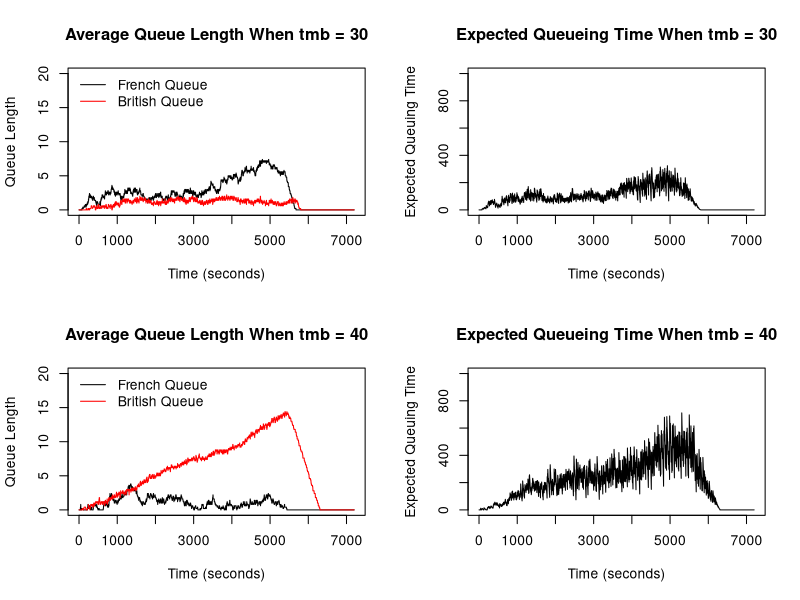

This figure's R source:
## Group 25
## Frans : s2591760
## Daiki : s2547603
## Nathan : s2524152


## Contribution to this project
## Frans (%):  Daiki (%):  Nathan (%): 


#######################################################################################################################


qsim <- function(mf=5,mb=5,a.rate=.1,trb=40,trf=40,tmb=30,tmf=30,maxb=20){
  
  # Initialize state variables: these values correspons to time t = 0
  
  # each column of french_arrivals represents number of car arriving 
  # at each French station at the beginning of time t
  french_arrivals <- rep(0,mf)

  # each column of french_queues represents the number of cars waiting 
  # at each French station's queue at the beginning of time t
  french_queues <- rep(0,mf)

  # each column of french_time represents the service time left for a customer
  # at each French station at the beginning of time t
  french_times <- rep(0,mf)

  # each column of french_busy indicates whether each 
  # French station is busy (1) or not (0) at the beginning of time t
  french_busy <- rep(0,mf)

  # each column of french_exit indicates whether there's an exit (1) or not (1)
  # at each station at the end of time t/beginning of time t+1 
  french_exit <- rep(0,mf)

  # each column of french_stuck indicates whether there's a car stuck at 
  # the corresponding station (1) or not (0) at the end of time t/
  # beginning of time t+1. 
  french_stuck <- rep(0,mf)

  # Do the same for the British queues and time
  british_arrivals <- rep(0,mb)

  
  british_queues <- rep(0,mb)

  
  british_times <- rep(0,mb)

  
  british_busy <- rep(0,mb)

  
  british_exit <- rep(0,mb)

  
  
  # each column of british_available indicates whether each station is 
  # available (1) or not (0) at the end of time t/beginning of t+1 
  # for containing a car arriving from the French's exit
  british_available <- rep(1,mb)

  
  # which stations are available?
  available_station <- which(british_available == 1)
  
  #Initialize the empty vectors 
  nf <- numeric()
  nb <- numeric()
  eq <- numeric() 
  
  for (t in 1:7200) {
    # Reset number of arrivals for both British and French at the start of loop
    french_arrivals <- rep(0,mf)
    british_arrivals <- rep(0,mf)
    
    # Start from the british stations
    
    # update british arrivals at time t
    
    # arrivals depends on french_exit at t-1
    # if a car manages to exit at t-1, it already checked the availability of 
    # British stations
    ########################################################################################################
    
    # number of arrivals
    british_num_arrivals <- sum(french_exit)
    
    if (british_num_arrivals > 0){
      
      # number of busy British stations
      num_british_busy <- sum(british_busy)
      
      for (i in 1:british_num_arrivals){
        if (num_british_busy < 5) {
          # go to the station that is not busy
          # if station is not busy at t-1, it's available at t
          go_here <- available_station[which.min(british_busy[available_station])]
          british_arrivals[go_here] <- 1
          # remove the chosen station from choices of available station
          available_station <- available_station[!available_station == go_here]
          # the chosen station is now busy to serve the new car
          num_british_busy <- num_british_busy + 1
        }
        else{
          # only consider the minimum queue from stations that are available
          # minimum queue length at time t-1
          
          # which available station has the minimum queue?
          # first extract the british queues that are available
          # then find the index of the extracted stations with the minimum queue
          # finally index available_station to get the original index of the
          # available station with the minimum queue length to go
          go_here <- available_station[which.min(british_queues[available_station])]
          
          # enter one available station with minimum queue 
          british_arrivals[go_here] <- 1
          
          # remove the chosen station from the choices of available station
          available_station <- available_station[!available_station == go_here]
        }
      }
    }
    
    
    
    # update British station busy state to values at time t
    
    # a British station is busy at time t if:
    # (1) the service time left at t-1 is more than 1 second 
    #     (i.e, still need to serve at time t)
    # (2) there's a customer waiting in queue at t-1 ready to be served
    # (3) a customer arrives exactly at time t
    for (i in 1:mb){
      if (british_times[i] > 1 || british_queues[i] > 0 || british_arrivals[i] == 1){
        british_busy[i] <- 1
      }
      # otherwise, the station is not busy
      else{
        british_busy[i] <- 0
      }
    }
    
    # update British queues length to values at time t
    for (i in 1:mb){
      
      # a British station's queue length changes when:
      # (1) if a station is busy at time t-1 (service time at t-1 > 1) 
      #     then add number of arrivals at time t to the queue's length at time t-1.
      # notice that these conditions allow a car who arrives exactly at time t
      # without any queue to go straight into the station without having to queue
      if (british_times[i] > 1){
        british_queues[i] <- british_queues[i] + british_arrivals[i]
      }
      
      # (2) if there's an exit recorded at time t-1 then reduce the length of the
      #     queue by the number of exit and add the arrivals at time t to the 
      #     queue length at time t-1
      else if (british_exit[i] == 1){
        british_queues[i] <- max(0,british_queues[i] - british_exit[i] + british_arrivals[i])
      }
      
      # update British service time
      
      # a British station's service time changes when:
      # (1) if the service time at t-1 > 1 then reduce that by one since
      #     time has progressed by one second after each iteration
      if (british_times[i] > 1){
        british_times[i] <- british_times[i] - 1
      }
      
      # (2) else if the station at time t is busy because of a new customer 
      #     arriving at time t and go straight to the station because 
      #     it is still serving previous customer (first if condition)) 
      #     then generate a new service time following uniform(tmb, tmb+trb)
      else if (british_busy[i] == 1){
        british_times[i] <- round(runif(1, tmb, tmb+trb),0)
      }
      
      # (3) otherwise, the station is not busy with no cars waiting or being served.
      #     So, assign zero.
      else{
        british_times[i] <- 0
      }
    }
    # update British exit state at time t
    
    for (i in 1:mb){
      # A car exit's value is recorded at time t when:
      # (1) if its service time at time t is 1 which implies that its service 
      #     will be finished at the end of time t
      if (british_times[i] == 1){
        british_exit[i] <- 1
      }
      
      # (2) in all other cases, no cars will exit
      else{
        british_exit[i] <- 0
      }
    }
    
    #########################################################################################################    
    
    
    # update British availability at time t
    for (i in 1:mb){
      # British station is available if:
      # (1) number of its queue at t-1 < maximum queue length; or
      # (2) service time at t-1 == 1 since even if queue length at t-1 is maxb,
      #     at time t one person will exit and queue length at time t will be
      #     maxb - 1 < maxb
      
      if (british_queues[i] < maxb || british_times[i] == 1){
        british_available[i] <- 1
      }
      
      # otherwise, British station is not available
      else{
        british_available[i] <- 0
      }
    }
    
    # indices of available station
    available_station <- which(british_available == 1)
    
    # number of available station
    num_available_station <- sum(british_available)
    
    ##################################################################################################
    

    ## French side
    
    # Generate Poisson arrivals only within the first 90 minutes
    if (t <= 5400){  # 60x90mins = 5400s
      
      # the probability that a car arrives is a.rate
      # Let U be a random variable following Uniform(0,1)
      # Then, the Pr(U < a.rate) = a.rate
      # Therefore, a number simulated from Uniform(0,1) being less than a.rate
      # (the probability of this happening is a.rate) implies that a car arrives
      num_arrivals <- as.integer(runif(1) < a.rate)
      
      # Assign the num_arrivals to the shortest french queues using which.min
      # update to arrival number at time t
      # assume that arriving car does not know how many seconds left
      # the previous customer who is still being served at t-1 has in the station
      
      # Which station should be assigned for the new car
      # If there's a station that is not busy
      # choose to go to that station
      
      if (sum(french_busy) < 5) {
        french_arrivals[which.min(french_busy)] <- num_arrivals
      }
      
      # otherwise, pick the station with the smallest queue length
      else {
        french_arrivals[which.min(french_queues)] <- num_arrivals
      }
    }
    
    # For each individual station at the French border
    # Processing cars from the french station to the British station 
    for (i in 1:mf) {
      
      # update french station busy state to values at time t
      
      # a French station is busy at time t if:
      # (1) the service time left at t-1 is more than 1 second 
      #     (i.e, still need to serve at time t)
      # (2) there's a customer waiting in queue at t-1 ready to be served
      # (3) a customer arrives exactly at time t
      # (4) a car is stuck inside waiting for the British queues to free up
      
      if (french_times[i] > 1 || french_queues[i] > 0 || french_arrivals[i] == 1 || french_stuck[i] == 1){
        french_busy[i] <- 1
      }
      # otherwise, the station is not busy
      else{
        french_busy[i] <- 0
      }
    }
    
    # update french queues length to values at time t
    for (i in 1:mf){
      
      # a French station's queue length changes when:
      # (1) if a station is busy at time t-1 (service time at t-1 > 1 
      #     or a car is stuck inside) then add number of arrivals at time t
      #     to the queue's length at time t-1.
      # notice that these conditions allow a car who arrives exactly at time t
      # without any queue to go straight into the station without having to queue
      if (french_times[i] > 1 || french_stuck[i] == 1){
        french_queues[i] <- french_queues[i] + french_arrivals[i]
      }
      
      # (2) if there's an exit recorded at time t-1 then reduce the length of the
      #     queue by the number of exit and add the arrivals at time t to the 
      #     queue length at time t-1
      else if (french_exit[i] == 1){
        french_queues[i] <- max(0,french_queues[i] - french_exit[i] + french_arrivals[i])
      }
    }
    
    # update service time
    for (i in 1:mf){
      # a French station's service time changes when:
      # (1) if the service time at t-1 > 1 then reduce that by one since
      #     time has progressed by one second after each iteration
      if (french_times[i] > 1){
        french_times[i] <- french_times[i] - 1
      }
      
      # (2) else if the station at time t is busy because of a new customer 
      #     arriving at time t and go straight to the station (instead of busy
      #     because a car is stuck or because it is still serving previous customer 
      #     (first if condition)) then generate a new service time following
      #     uniform(tmf, tmf+trf)
      else if (french_busy[i] == 1 && french_stuck[i] == 0){
        french_times[i] <- round(runif(1, tmf, tmf+trf),0)
      }
      
      # (3) otherwise, the server is not busy with no cars waiting or being served.
      #     So, assign zero.
      else{
        french_times[i] <- 0
      }
    }
    
    # update exit and stuck state at time t
    
    for (i in 1:mf){
      # (1) if its service time at time t == 1 it implies that its service 
      #     will be finished at the end of time t and there is an available 
      #     spot at the British stations, then the car can exit
      
      if (french_times[i] == 1 && num_available_station > 0){
        french_exit[i] <- 1
        num_available_station <- num_available_station - 1
      }
      
      # (2) else if service time at t == 1 but there is no free space at the
      #     British station, the car doesn't exit (assign 0 to french_exit) but 
      #     it gets stuck for the first time (assign 1 to french_Stuck)
      else if(french_times[i] == 1 && num_available_station == 0){
        french_exit[i] <- 0
        french_stuck[i] <- 1
      }
      
      # (3) in all other cases, no cars will exit
      else{
        french_exit[i] <- 0
      }
    }
    
    ####################################################################################################################################################
    # for each station, update stuck at time t to still stuck or manage to exit
    for (i in 1:mf){
      # if you've been assigned exit, you cannot be stuck
      if (french_exit[i] == 1){
        french_stuck[i] <- 0
      }
      # else if the car was assigned to be stuck, check whether it is still
      # stuck or it can exit
      else if (french_stuck[i] == 1){
        # if there is an available station, it can exit
        if (num_available_station > 0){
          french_stuck[i] <- 0
          french_exit[i] <- 1
          num_available_station <- num_available_station - 1
        }
      }
    }

    # Record queue lengths
    nf[t] <- mean(french_queues)
    nb[t] <- mean(british_queues)
    
    # Expected waiting time at the start of the French queue
    eq[t] <- mean(french_queues) * mean(french_times) + mean(british_queues) * mean(british_times)
    
  }
  
  return(list(nf = nf, nb = nb, eq = eq))
}

####################################################################################################################


sim <- qsim()
sim

sim_40 <- qsim(tmb = 40)
sim_40

# Plot
# Set up a 2x2 grid for plots
par(mfrow = c(2, 2))  

# Plot 1: French and British queue lengths over time
plot(1:7200, sim$nf, type = "l", xlab = "Time (seconds)", ylab = "Queue Length", ylim = c(0,20))
lines(1:7200, sim$nb, col = "red")
title("Average Queue Length When tmb = 30")
legend("topleft", legend = c("French Queue", "British Queue"), col = c("black", "red"), lty = 1, bty = "n")

# Plot 2: Expected queuing time over time
plot(1:7200, sim$eq, type = "l", xlab = "Time (seconds)", ylab = "Expected Queuing Time", ylim = c(0,1000))
title("Expected Queueing Time When tmb = 30")

# Plot 3: French and British queue lengths over time
plot(1:7200, sim_40$nf, type = "l", xlab = "Time (seconds)", ylab = "Queue Length", ylim = c(0,20))
lines(1:7200, sim_40$nb, col = "red")
title("Average Queue Length When tmb = 40")
legend("topleft", legend = c("French Queue", "British Queue"), col = c("black", "red"), lty = 1, bty = "n")

# Plot 4: Expected queuing time over time
plot(1:7200, sim_40$eq, type = "l", xlab = "Time (seconds)", ylab = "Expected Queuing Time", ylim = c(0,1000))
title("Expected Queueing Time When tmb = 40")


# Estimation
# Calculate the probability that at least one car miss the ferry departure
missing <- 0
for (i in 1:100) {
  last_nf <- qsim(tmb = 40)$nf[7200]
  last_nb <- qsim(tmb = 40)$nb[7200]
  if (sum(last_nf,last_nb) != 0) {
    missing <- missing + 1
  }
}

prob <- missing/100
cat("The probability of at least one car missing the ferry departure is ", prob, ".", sep = "")


# Findings
# Comment on the impact of a longer processing time
# A longer processing time has an effect on the length of the queue. If minimum British processing time is 30 
